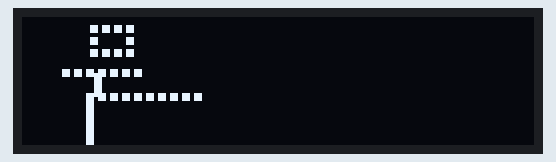
Simulated run of this sketch. Board: Arduino Uno, built with avr-gcc and run on an emulated ATmega328P. Shown: 128×32 one-colour display.

Above: at 0.1 s.
At 4.1 s:
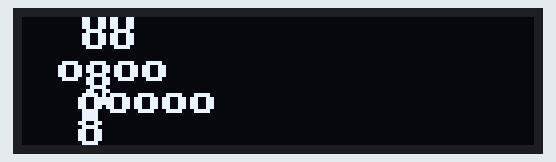

The sketch:

dance.ino
```cpp
#include <Arduino.h>
#include <U8g2lib.h>
#ifdef U8X8_HAVE_HW_SPI
#include <SPI.h>
#endif
#ifdef U8X8_HAVE_HW_I2C
#include <Wire.h>
#endif
U8G2_SSD1306_128X32_UNIVISION_F_HW_I2C u8g2(U8G2_R0, /* reset=*/ U8X8_PIN_NONE);
void setup(void) {
  u8g2.begin();
}
void loop(void) {

  u8g2.clearBuffer();
  u8g2.setFont(u8g2_font_ncenB08_tr);
  u8g2.drawStr(17,4,"....");
  u8g2.drawStr(17,7,".  .");// write something to the internal memory
  u8g2.drawStr(17,10,"....");  // write something to the internal memory
    // write something to the internal memory
  u8g2.drawStr(10,15,".......");  // write something to the internal memory
  u8g2.drawStr(18,16,".");
  u8g2.drawStr(18,17,".");
  u8g2.drawStr(18,18,".");  // write something to the internal memory
  u8g2.drawStr(18,19,".");
  u8g2.drawStr(18,20,".");// write something to the internal memory
  u8g2.drawStr(16,21,"..........");  // write something to the internal memory
  u8g2.drawStr(16,22,".    ");  // write something to the internal memory
  u8g2.drawStr(16,23,".    ");  // write something to the internal memory
  u8g2.drawStr(16,24,".    ");
  u8g2.drawStr(16,25,".    ");
  u8g2.drawStr(16,26,".    ");
  u8g2.drawStr(16,27,".    ");
  u8g2.drawStr(16,28,".    ");
  u8g2.drawStr(16,29,".    ");
  u8g2.drawStr(16,30,".    ");
  u8g2.drawStr(16,31,".    ");
  u8g2.drawStr(16,32,".    ");


  u8g2.sendBuffer();          // transfer internal memory to the display
  delay(4000);
  u8g2.clearBuffer();
  u8g2.setFont(u8g2_font_ncenB08_tr);
  u8g2.drawStr(15,4,"oo");  // write something to the internal memory
  u8g2.drawStr(15,8,"oo");  // write something to the internal memory

  u8g2.drawStr(9,16,"oooo");  // write something to the internal memory
  u8g2.drawStr(16,19,"o");

  u8g2.drawStr(16,22,"o");  // write something to the internal memory
  u8g2.drawStr(14,24,"ooooo");  // write something to the internal memory
  u8g2.drawStr(14,29,"o    ");

  u8g2.drawStr(14,30,"o    ");
  u8g2.drawStr(14,32,"o    ");
  u8g2.sendBuffer();          // transfer internal memory to the display
  delay(4000);
}
```

Measured:
- what the display in image 1 shows lasts 4.0 s, from 4.1 s to 8.1 s
